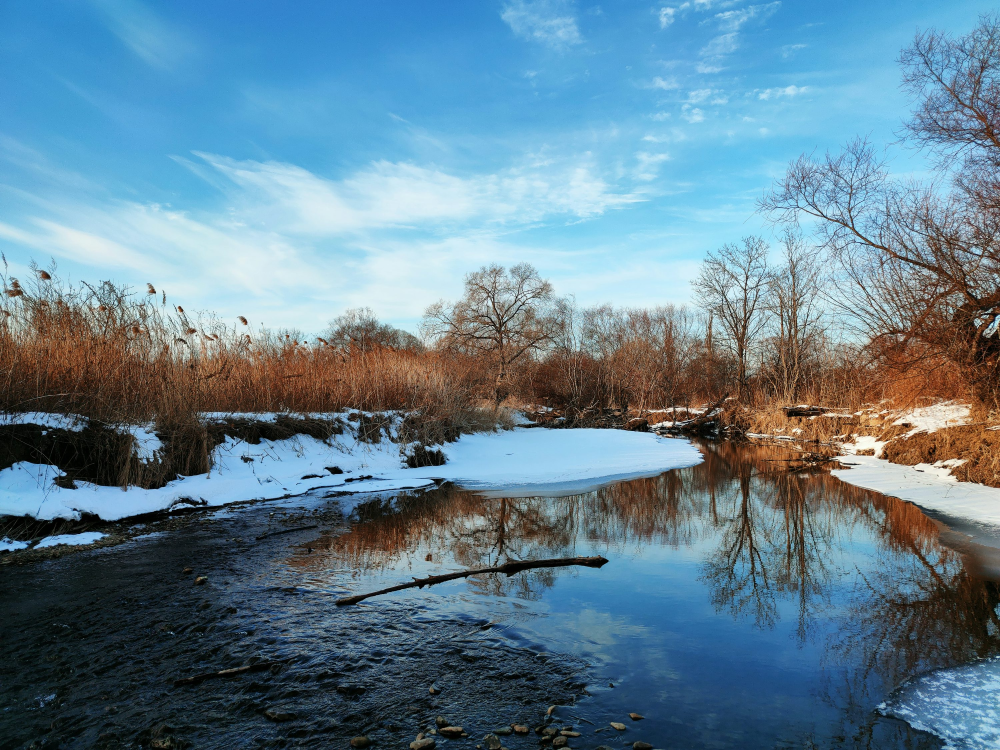
#> input picture images/sample.jpg, 3000 x 2250 px (shown at 1/3 size)
$ python image_processing.py
#> lines starting #> are read from the running program, lines starting #| are printed output that depends on the picture
import cv2
import numpy as np
import matplotlib.pyplot as plt

# Load the image
image = cv2.imread('images/sample.jpg')  # Replace with your actual image file
#> image is the input picture: shape (2250, 3000, 3); mean B, G, R 145.7, 128.7, 98.3
image_rgb = cv2.cvtColor(image, cv2.COLOR_BGR2RGB)  # Convert to RGB format

# Display the image
plt.imshow(image_rgb)
plt.title("Original Image")
plt.axis("off")
plt.show()


# Define rotation parameters
(h, w) = image.shape[:2]  # Get image height and width
#> h = 2250; w = 3000
center = (w // 2, h // 2)  # Find the center of the image
#> center = (1500, 1125)
angle = 45  # Rotate by 45 degrees
scale = 1.0  # Keep the scale the same

# Create the rotation matrix
rotation_matrix = cv2.getRotationMatrix2D(center, angle, scale)

# Apply the rotation
rotated_image = cv2.warpAffine(image, rotation_matrix, (w, h))
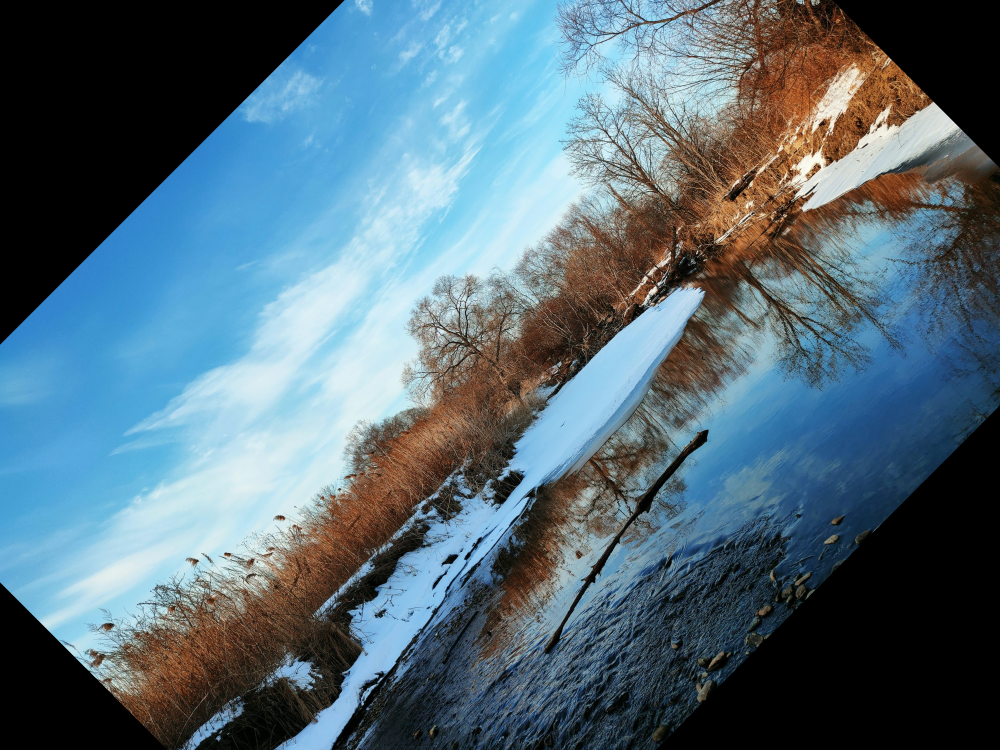
#> rotated_image: shape (2250, 3000, 3) (shown at 1/3 size); mean B, G, R 120.2, 107.9, 85.2

# Display the rotated image
plt.imshow(cv2.cvtColor(rotated_image, cv2.COLOR_BGR2RGB))
plt.title("Rotated Image (45°)")
plt.axis("off")
plt.show()

# Scale the image by 1.5x
scaled_image = cv2.resize(image, None, fx=1.5, fy=1.5, interpolation=cv2.INTER_LINEAR)

# Display the scaled image
plt.imshow(cv2.cvtColor(scaled_image, cv2.COLOR_BGR2RGB))
plt.title("Scaled Image (1.5x)")
plt.axis("off")
plt.show()
h, w = image.shape[:2]
# Define focal length variations
focal_lengths = [50, 100, 200]

# Display different focal lengths
plt.figure(figsize=(12, 4))
for i, f in enumerate(focal_lengths):
    # Create a correct homography matrix
    f_matrix = np.array([[f, 0, w//2], [0, f, h//2], [0, 0, 1]], dtype=np.float32)

    # Use `cv2.getPerspectiveTransform()` instead to define a proper perspective transform
    src_pts = np.float32([[0, 0], [w-1, 0], [0, h-1], [w-1, h-1]])
    dst_pts = np.float32([[0, 0], [w-1, 0], [0, h-1], [w-1, h-1]])  # Identity transformation
    homography_matrix = cv2.getPerspectiveTransform(src_pts, dst_pts)

    warped_image = cv2.warpPerspective(image, homography_matrix, (w, h))

    plt.subplot(1, 3, i+1)
    plt.imshow(cv2.cvtColor(warped_image, cv2.COLOR_BGR2RGB))
    plt.title(f"Focal Length: {f}")
    plt.axis("off")

plt.show()
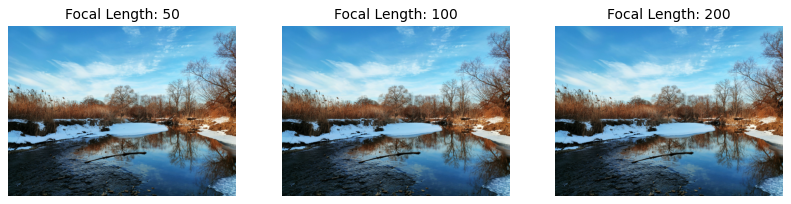
#> figure drawn by matplotlib, 3 panels
